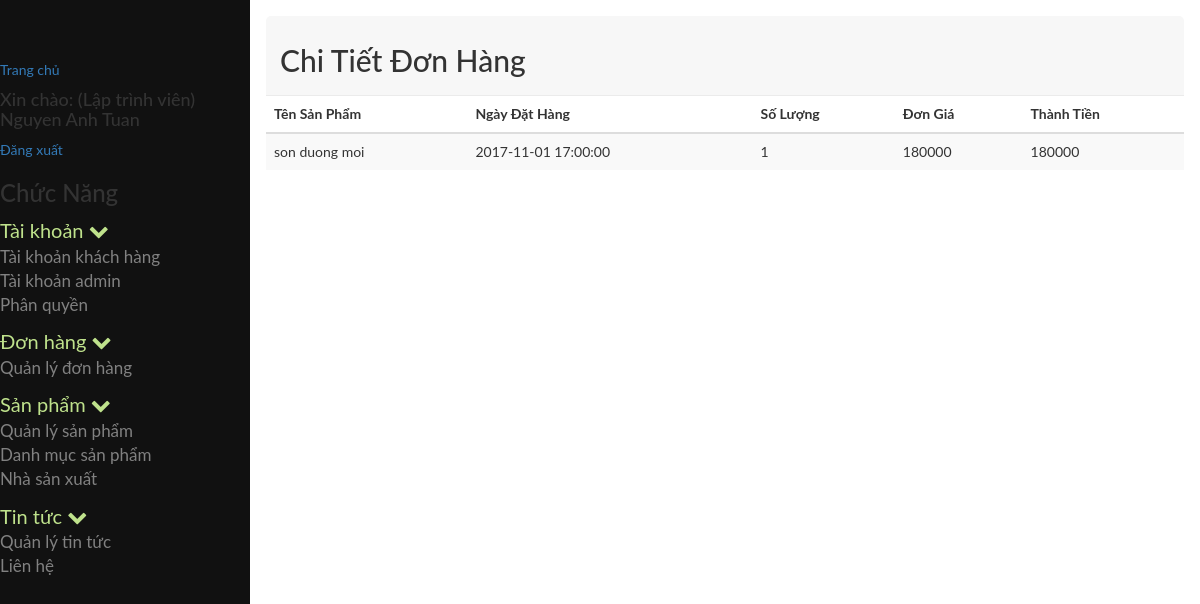
The page /admin/index.php?module=quanlydonhang&action=chitiet&id=2 (signed in) on the database its author committed.
### tables this page shows
CREATE TABLE `tb_phanquyen` (
  `id` int(11) NOT NULL,
  `id_nhom` int(11) NOT NULL,
  `id_chucnang` int(11) NOT NULL
);

CREATE TABLE `tb_chucnang` (
  `id` int(11) NOT NULL,
  `ten` varchar(255) NOT NULL,
  `trangthai` tinyint(4) NOT NULL,
  `url` varchar(255) NOT NULL,
  `f_order` int(11) NOT NULL,
  `id_parent` int(11) NOT NULL,
  `nhanurl` varchar(255) NOT NULL,
  `hienthi` tinyint(4) NOT NULL,
  `bieutuong` varchar(255) NOT NULL
);

CREATE TABLE `tb_chitietdonhang` (
  `id` int(11) NOT NULL,
  `id_sanpham` int(11) NOT NULL,
  `id_donhang` int(11) NOT NULL,
  `soluong` int(11) NOT NULL,
  `dongia` float NOT NULL,
  `thanhtien` float NOT NULL
);

CREATE TABLE `tb_sanpham` (
  `id` int(11) NOT NULL,
  `ten` varchar(100) NOT NULL,
  `mota` longtext NOT NULL,
  `id_danhmuc` int(11) NOT NULL,
  `id_nsx` int(11) NOT NULL,
  `xuatsu` varchar(200) NOT NULL,
  `giacu` float NOT NULL,
  `giamoi` float NOT NULL,
  `ngaysanxuat` date NOT NULL,
  `hansudung` date NOT NULL,
  `donvi` varchar(50) NOT NULL,
  `hinhanh` varchar(255) NOT NULL DEFAULT 'public/images/sanpham/noimage.png',
  `dshinhanh` varchar(255) NOT NULL,
  `damua` int(20) NOT NULL,
  `luotxem` int(20) NOT NULL,
  `tgcapnhat` timestamp NOT NULL DEFAULT CURRENT_TIMESTAMP ON UPDATE CURRENT_TIMESTAMP,
  `trangthai` tinyint(10) NOT NULL
);

CREATE TABLE `tb_donhang` (
  `id_donhang` int(11) NOT NULL,
  `id_khachhang` int(11) NOT NULL,
  `diachi` varchar(250) NOT NULL,
  `sotien` float NOT NULL,
  `ngaydathang` timestamp NOT NULL DEFAULT CURRENT_TIMESTAMP ON UPDATE CURRENT_TIMESTAMP,
  `tinhtrang` varchar(20) NOT NULL
);

### admin/cores/loader.php (called while the page is built, shortened)
<?php
class loader
{
	public function view($name='',$data=array())
	{
		extract($data);
		include BASEPATH.'views/'.$name.'.php' ;
	}
}
?>

### admin/models/admin/phanquyenchucnang.php (called while the page is built, shortened)
<?php
include_once 'JATOVI_Model.php';
class phanquyenchucnang extends JATOVI_Model
{
	private $_table = "tb_phanquyen";
	private $_table2 = "tb_chucnang";
	public function getrole($id_nhom)
	{
		$sql = "SELECT * FROM {$this->_table}  INNER JOIN {$this->_table2} WHERE id_nhom = {$id_nhom} AND {$this->_table}.id_chucnang = {$this->_table2}.id ";
		$query = $this->connection->prepare($sql);
		$query->execute();
		$result = $query->fetchAll();
		return $result;
	}
}
$phanquyenchucnang = new phanquyenchucnang();
?>

### admin/models/admin/JATOVI_Model.php (called while the page is built, shortened)
<?php
class JATOVI_Model
{
	private $host = 'localhost';
	private $dbname = 'project_jatovi';
	private $dbuser = 'root';
	private $dbpass = '';
	function __construct()
	{
		try {
			$this->connection  = new PDO("mysql:host={$this->host};dbname={$this->dbname};charset=utf8",$this->dbuser,$this->dbpass);
		} catch (PDOException $e) {
			echo "(DB connection error) Lỗi kết nối cơ sở dữ liệu: ".$e->getMessage();
		}
	}
}
?>

### admin/models/admin/quanlydonhang_model.php (called while the page is built, shortened)
<?php
include_once 'JATOVI_Model.php';
class quanlydonhang_model extends JATOVI_Model
{
	public function chitiet($id)
	{
		$sql = "SELECT tb_donhang.id_donhang,tb_donhang.ngaydathang, tb_chitietdonhang.soluong, tb_chitietdonhang.dongia, tb_sanpham.ten
		 FROM tb_donhang
		 INNER JOIN tb_chitietdonhang ON tb_chitietdonhang.id_donhang = tb_donhang.id_donhang
		 INNER JOIN tb_sanpham ON tb_sanpham.id = tb_chitietdonhang.id_sanpham
		 WHERE tb_donhang.id_donhang ='{$id}';";
		$query = $this->connection->prepare($sql);
 		$query->execute();
		$result = $query->fetchAll();
		return $result;
	}
}
$quanlydonhang_model = new quanlydonhang_model();
?>

### admin/views/donhang/chitietdonhang.php (the view)
<div class="row">
	<div class="col-md-12">
		<div class="popover-title">
			<h2>Chi Tiết Đơn Hàng</h2>
		</div>
	</div>
</div>
<div class="row">
	<div class="col-md-12">
		<div class="">
			<table class="table table-striped">
				<thead>
					<tr>
						<th>Tên Sản Phẩm</th>
                        <th>Ngày Đặt Hàng</th>
						<th>Số Lượng</th>
						<th>Đơn Giá</th>
						<th>Thành Tiền</th>
					</tr>
				</thead>
				<tbody>
					<?php if (isset($list)): ?>
						<?php foreach ($list as $value):?>
							<tr>
								<td><?= $value['ten'];?></td>
								<td><?= $value['ngaydathang'];?></td>
								<td><?= $value['soluong'];?></td>
	                            <td><?= $value['dongia'];?></td>
								<td><?php $hanhtien =$value['soluong'] * $value['dongia'];
								echo $hanhtien;?></td>
						<?php endforeach;?>
					<?php else: ?>
						<tr>
							<td colspan="5">Không có dữ liệu</td>
						</tr>
					<?php endif; ?>
				</tbody>
			</table>
		</div>
	</div>
</div>

### admin/views/admin/partial/sidebar.php (shortened to what this page needs)
<?php
	include_once BASEPATH.'models/admin/phanquyenchucnang.php';
	$chucnang = $phanquyenchucnang->getrole($_SESSION['userGroup']);
	$menu = array();
	foreach ($chucnang as $p) {
		if ($p['id_parent']==0) {
			$child=array();
			foreach ($chucnang as $p2) {
				if ($p2['id_parent']==$p['id']) {
					$child[]=$p2;
				}
			}
			$menu[]=array(
				'parent'=>$p,
				'child'=>$child
			);
		}
	}
?>
<nav class="sidenav" id="mySidenav">
	<a href="<?=base_url?>index.php">Trang chủ</a>
	<h4>Xin chào: <?='('.$_SESSION['userChucdanh'].')'?> <?=$_SESSION['userName']?></h4>
	<a href="<?=base_url?>index.php?module=page&action=page_logout">Đăng xuất</a>
	<h3>Chức Năng</h3>
	<?php foreach($menu as $value): ?>
		<ul>
			<li>
				<a class="parent_text">
					<?php echo $value['parent']['ten']; ?>
					<span class="fa fa-chevron-down"></span>
				</a>
				<ul>
					<?php foreach($value['child'] as $child): ?>
						<li class="<?=$child['hienthi']==0?"hidden":""?>">
							<a href="<?=base_url.'index.php?module='.$child['url']?>">
								<?=$child['ten']?>
							</a>
						</li>
					<?php endforeach; ?>
				</ul>
			</li>
		</ul>
	<?php endforeach; ?>
</nav>

### admin/public/scripts/css/style.css (style rules this page uses)
body { font-family: "Lato", sans-serif; }
body .sidenav { height: 100%; width: 250px; position: fixed; z-index: 1; top: 0; left: 0; background-color: #111; overflow-x: hidden; transition: 0.5s; padding-top: 60px; }
body .sidenav ul { list-style-type: none; padding-left: 0px; }
body .sidenav ul li a { text-decoration: none; font-size: 17px; color: #818181; display: block; transition: 0.3s; }
body .sidenav ul li .parent_text { font-size: 20px; color: #BFE28C; }

### rows shown on the page
tb_phanquyen: id_chucnang.ten "Tài khoản"
tb_phanquyen: id_chucnang.ten "Tài khoản khách hàng"
tb_phanquyen: id_chucnang.ten "Tài khoản admin"
tb_phanquyen: id_chucnang.ten "Phân quyền"
tb_phanquyen: id_chucnang.ten "Đơn hàng"
tb_phanquyen: id_chucnang.ten "Quản lý đơn hàng"
tb_phanquyen: id_chucnang.ten "Sản phẩm"
tb_phanquyen: id_chucnang.ten "Quản lý sản phẩm"
tb_phanquyen: id_chucnang.ten "Danh mục sản phẩm"
tb_phanquyen: id_chucnang.ten "Nhà sản xuất"
tb_phanquyen: id_chucnang.ten "Tin tức"
tb_phanquyen: id_chucnang.ten "Quản lý tin tức"
tb_phanquyen: id_chucnang.ten "Liên hệ"
tb_chitietdonhang: id_sanpham.ten "son duong moi", id_donhang.ngaydathang "2017-11-01 17:00:00", soluong "1", dongia "180000"

### other values the page prints
$_SESSION['userChucdanh'] "Lập trình viên"
$_SESSION['userName'] "Nguyen Anh Tuan"
